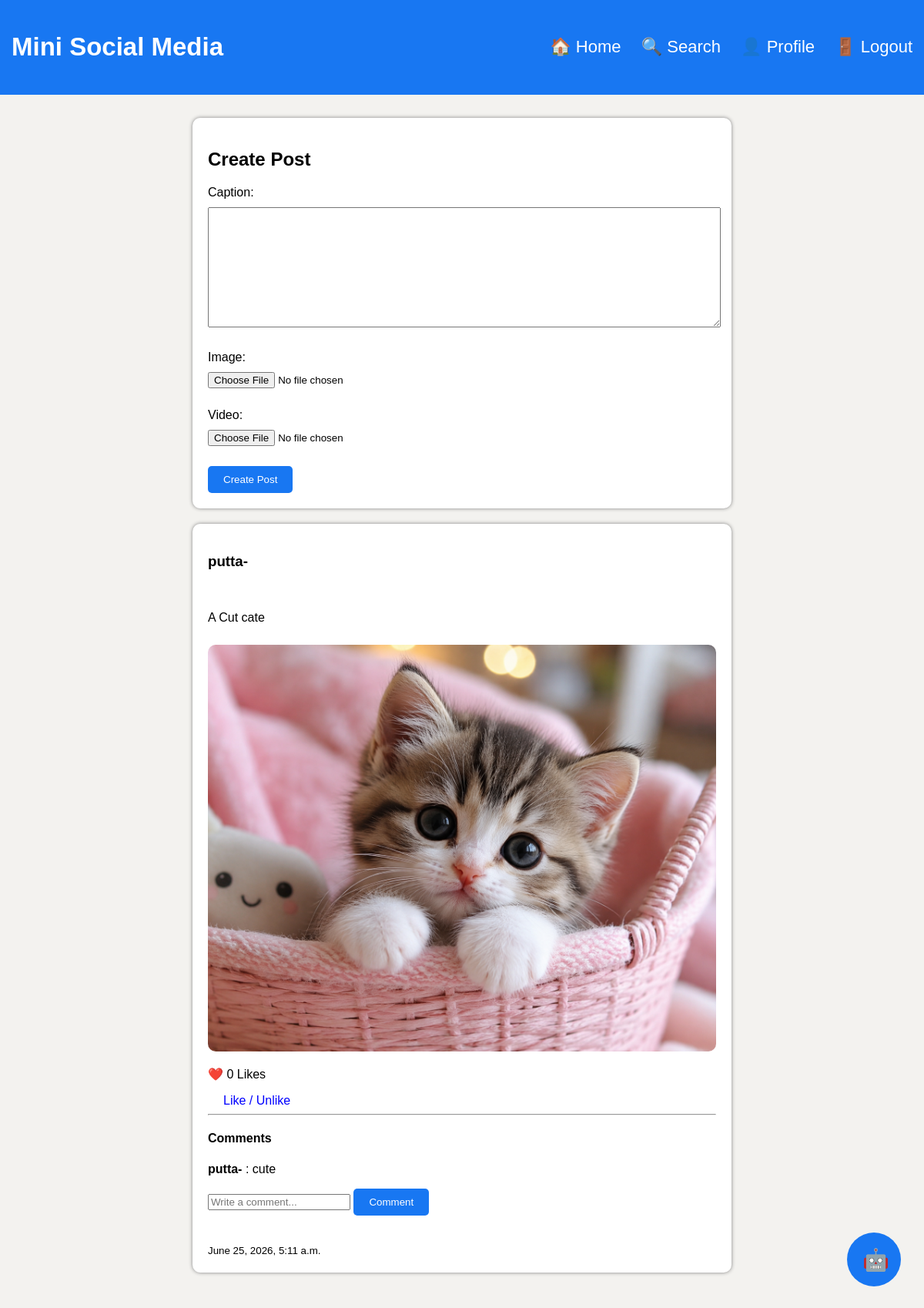
The page / on the database its author committed.
### posts/models.py (models this page shows, shortened)
class Post(models.Model):
    user = models.ForeignKey(User, on_delete=models.CASCADE)
    caption = models.TextField()
    image = models.ImageField(upload_to='posts/', blank=True, null=True)
    video = models.FileField(upload_to='videos/', blank=True, null=True)
    created_at = models.DateTimeField(auto_now_add=True)
    likes = models.ManyToManyField(
        User,
        related_name='liked_posts',
        blank=True
    )
    def total_likes(self):
        return self.likes.count()

class Comment(models.Model):
    post = models.ForeignKey(Post, on_delete=models.CASCADE, related_name='comments')
    user = models.ForeignKey(User, on_delete=models.CASCADE)
    text = models.TextField()
    created_at = models.DateTimeField(auto_now_add=True)

### users/views.py (the view)
# urls.py: path('', views.home, name='home'),
def home(request):
    if request.method == "POST":
        form = PostForm(request.POST, request.FILES)
        if form.is_valid():
            post = form.save(commit=False)
            post.user = request.user
            post.save()
            return redirect('home')
    else:
        form = PostForm()
    posts = Post.objects.all().order_by('?')
    return render(request, 'home.html',{
         'form': form,
        'posts': posts
    })

### posts/forms.py
class PostForm(forms.ModelForm):
    class Meta:
        model = Post
        fields = ['caption', 'image', 'video']

### users/templates/home.html (shortened to what this page needs)
{% load static %}
<!DOCTYPE html>
<html>
<head>
    <link rel="stylesheet" href="{% static 'css/style.css' %}">
</head>
<body>
<nav>
    <h2>Mini Social Media</h2>
    <div>
        <a href="{% url 'home' %}">🏠 Home</a>
        <a href="{% url 'search_users' %}">🔍 Search</a>
        <a href="{% url 'profile' %}">👤 Profile</a>
        <a href="{% url 'logout' %}">🚪 Logout</a>
    </div>
</nav>
<div class="container">
    <div class="card">
        <h2>Create Post</h2>
        <form method="POST" enctype="multipart/form-data">
            {{ form.as_p }}
            <button type="submit">Create Post</button>
        </form>
    </div>
    {% for post in posts %}
        <div class="card">
            <h3>{{ post.user.username }}</h3>
            {% if request.user != post.user %}
<a href="{% url 'follow_user' post.user.id %}">
</a>
{% endif %}
            <p>{{ post.caption }}</p>
            {% if post.image %}
                <img src="{{ post.image.url }}">
            {% endif %}
            <p>
    ❤️ {{ post.total_likes }} Likes
</p>
<a href="{% url 'like_post' post.id %}" style="color:blue;">
    Like / Unlike
</a>
<hr>
<h4>Comments</h4>
{% for comment in post.comments.all %}
<p>
    <b>{{ comment.user.username }}</b> :
    {{ comment.text }}
</p>
{% empty %}
<p>No comments yet.</p>
{% endfor %}
<form method="POST" action="{% url 'add_comment' post.id %}">
    <input
        type="text"
        name="text"
        placeholder="Write a comment..."
        required
    >
    <button type="submit">
        Comment
    </button>
</form>
<br><br>
<small>{{ post.created_at }}</small>
        </div>
    {% empty %}
        <div class="card">
            <p>No posts yet. Create your first post!</p>
        </div>
    {% endfor %}
</div>
<a href="{% url 'chatbot' %}">
<button
style="
position:fixed;
bottom:30px;
right:30px;
width:70px;
height:70px;
border-radius:50%;
font-size:28px;
background:#1877f2;
color:white;
border:none;
cursor:pointer;
">
🤖
</button>
</a>
</body>
</html>

### static/css/style.css (style rules this page uses)
body { margin:0; font-family:Arial; background:#f0f2f5; }
nav { background:#1877f2; padding:15px; display:flex; justify-content:space-between; align-items:center; }
nav a { color:white; text-decoration:none; margin-left:20px; }
.container { width:700px; margin:auto; margin-top:30px; }
.card { background:white; padding:20px; margin-bottom:20px; border-radius:10px; box-shadow:0px 2px 8px rgba(0,0,0,.2); }

### users/templates/home.html (style rules this page uses)
body { background:#f3f2ef; font-family:Arial; margin:0; }
nav { background:#1877f2; color:white; padding:15px; font-size:22px; }
.container { width:700px; margin:30px auto; }
.card { background:white; padding:20px; margin-bottom:20px; border-radius:10px; box-shadow:0 0 5px gray; }
img { width:100%; border-radius:10px; margin-top:10px; }
textarea, input[type=file] { width:100%; margin:10px 0; }
button { background:#1877f2; color:white; border:none; padding:10px 20px; border-radius:5px; cursor:pointer; }
a { color:white; text-decoration:none; margin-left:20px; }

### rows shown on the page
Post: user.username "putta-", caption "A Cut cate", image (picture), total_likes "0", created_at "June 25, 2026, 5:11 a.m."
Comment: user.username "putta-", text "cute"
